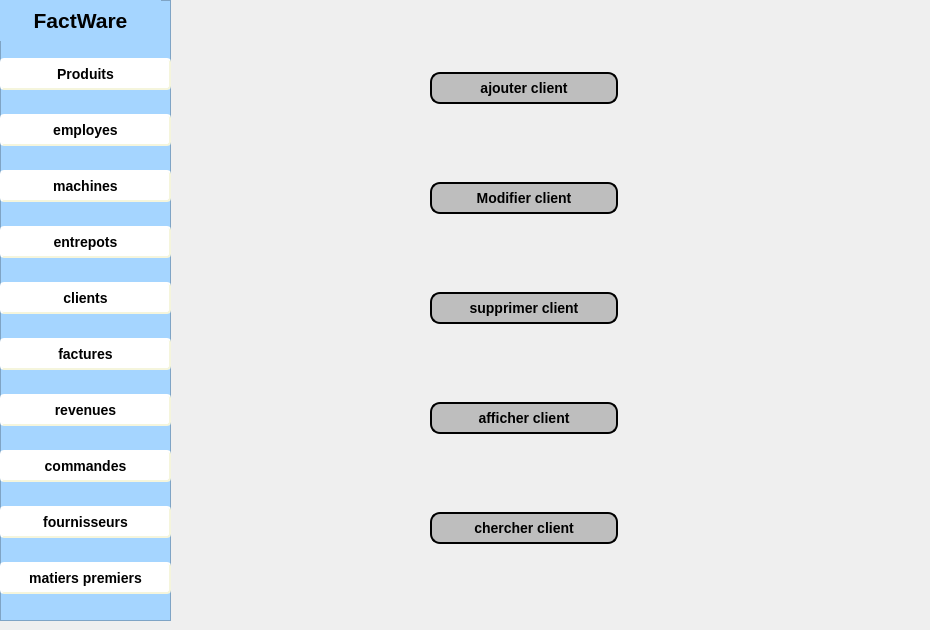
    <widget class="QWidget" name="page_20">
     <widget class="QLabel" name="label_26">
      <property name="geometry">
       <rect>
        <x>150</x>
        <y>0</y>
        <width>771</width>
        <height>621</height>
       </rect>
      </property>
      <property name="text">
       <string/>
      </property>
      <property name="pixmap">
       <pixmap>../../Desktop/images qt/client.jpg</pixmap>
      </property>
      <property name="scaledContents">
       <bool>true</bool>
      </property>
     </widget>
     <widget class="QWidget" name="layoutWidget">
      <property name="geometry">
       <rect>
        <x>430</x>
        <y>0</y>
        <width>188</width>
        <height>621</height>
       </rect>
      </property>
      <layout class="QVBoxLayout" name="verticalLayout_9">
       <item>
        <widget class="QPushButton" name="ajouter">
         <property name="cursor">
          <cursorShape>PointingHandCursor</cursorShape>
         </property>
         <property name="styleSheet">
          <string notr="true">QPushButton {
	font: 75 10pt &quot;MS Shell Dlg 2&quot;;
 background-color: rgb(190, 190, 190);
    border-style: outset;
    border-width: 2px;
    border-radius: 10px;
    border-color: black;
    font: bold 14px;
    min-width: 10em;
    padding: 6px;
}
QPushButton:pressed {
    background-color:(255, 255, 255, 10);
    border-style: inset;
  border-color: beige;
}</string>
         </property>
         <property name="text">
          <string>ajouter client</string>
         </property>
         <property name="icon">
          <iconset>
           <normaloff>../../Desktop/images qt/icon1.png</normaloff>../../Desktop/images qt/icon1.png</iconset>
         </property>
        </widget>
       </item>
       <item>
        <widget class="QPushButton" name="modifier">
         <property name="cursor">
          <cursorShape>PointingHandCursor</cursorShape>
         </property>
         <property name="styleSheet">
          <string notr="true">QPushButton {
	font: 75 10pt &quot;MS Shell Dlg 2&quot;;
    background-color: rgb(190, 190, 190);
    border-style: outset;
    border-width: 2px;
    border-radius: 10px;
    border-color: black;
    font: bold 14px;
    min-width: 10em;
    padding: 6px;
}
QPushButton:pressed {
    background-color:(255, 255, 255, 10);
    border-style: inset;
  border-color: beige;
}</string>
         </property>
         <property name="text">
          <string>Modifier client</string>
         </property>
         <property name="icon">
          <iconset>
           <normaloff>../../Desktop/images qt/icon2.png</normaloff>../../Desktop/images qt/icon2.png</iconset>
         </property>
        </widget>
       </item>
       <item>
        <widget class="QPushButton" name="supprimer">
         <property name="cursor">
          <cursorShape>PointingHandCursor</cursorShape>
         </property>
         <property name="styleSheet">
          <string notr="true">QPushButton {
	font: 75 10pt &quot;MS Shell Dlg 2&quot;;
    background-color: rgb(190, 190, 190);
    border-style: outset;
    border-width: 2px;
    border-radius: 10px;
    border-color: black;
    font: bold 14px;
    min-width: 10em;
    padding: 6px;
}
QPushButton:pressed {
    background-color:(255, 255, 255, 10);
    border-style: inset;
  border-color: beige;
}</string>
         </property>
         <property name="text">
          <string>supprimer client</string>
         </property>
         <property name="icon">
          <iconset>
           <normaloff>../../Desktop/images qt/icon3.png</normaloff>../../Desktop/images qt/icon3.png</iconset>
         </property>
        </widget>
       </item>
       <item>
        <widget class="QPushButton" name="afficher">
         <property name="cursor">
          <cursorShape>PointingHandCursor</cursorShape>
         </property>
         <property name="styleSheet">
          <string notr="true">QPushButton {
	font: 75 10pt &quot;MS Shell Dlg 2&quot;;
    background-color: rgb(190, 190, 190);
    border-style: outset;
    border-width: 2px;
    border-radius: 10px;
    border-color: black;
    font: bold 14px;
    min-width: 10em;
    padding: 6px;
}
QPushButton:pressed {
    background-color:(255, 255, 255, 10);
    border-style: inset;
  border-color: beige;
}</string>
         </property>
         <property name="text">
          <string>afficher client</string>
         </property>
         <property name="icon">
          <iconset>
           <normaloff>../../Desktop/images qt/icon4.png</normaloff>../../Desktop/images qt/icon4.png</iconset>
         </property>
        </widget>
       </item>
       <item>
        <widget class="QPushButton" name="chercher">
         <property name="cursor">
          <cursorShape>PointingHandCursor</cursorShape>
         </property>
         <property name="styleSheet">
          <string notr="true">QPushButton {
	font: 75 10pt &quot;MS Shell Dlg 2&quot;;
    background-color: rgb(190, 190, 190);
    border-style: outset;
    border-width: 2px;
    border-radius: 10px;
    border-color: black;
    font: bold 14px;
    min-width: 10em;
    padding: 6px;
}
QPushButton:pressed {
    background-color:(255, 255, 255, 10);
    border-style: inset;
  border-color: beige;
}</string>
         </property>
         <property name="text">
          <string>chercher client</string>
         </property>
         <property name="icon">
          <iconset>
           <normaloff>../../Desktop/images qt/icon5.png</normaloff>../../Desktop/images qt/icon5.png</iconset>
         </property>
        </widget>
       </item>
      </layout>
     </widget>
     <widget class="QFrame" name="frame_3">
      <property name="geometry">
       <rect>
        <x>0</x>
        <y>0</y>
        <width>171</width>
        <height>621</height>
       </rect>
      </property>
      <property name="styleSheet">
       <string notr="true">QFrame{
background-color:rgb(165, 213, 255);}</string>
      </property>
      <property name="frameShape">
       <enum>QFrame::StyledPanel</enum>
      </property>
      <property name="frameShadow">
       <enum>QFrame::Raised</enum>
      </property>
      <widget class="QLabel" name="label_9">
       <property name="geometry">
        <rect>
         <x>0</x>
         <y>0</y>
         <width>161</width>
         <height>41</height>
        </rect>
       </property>
       <property name="text">
        <string>&lt;html&gt;&lt;head/&gt;&lt;body&gt;&lt;p align=&quot;center&quot;&gt;&lt;span style=&quot; font-size:16pt; font-weight:600;&quot;&gt;FactWare&lt;/span&gt;&lt;/p&gt;&lt;/body&gt;&lt;/html&gt;</string>
       </property>
      </widget>
      <widget class="QWidget" name="layoutWidget_4">
       <property name="geometry">
        <rect>
         <x>0</x>
         <y>40</y>
         <width>171</width>
         <height>581</height>
        </rect>
       </property>
       <layout class="QVBoxLayout" name="verticalLayout_6">
        <item>
         <widget class="QPushButton" name="pushButton_51">
          <property name="styleSheet">
           <string notr="true">QPushButton {
    background-color: white;
    border-style: outset;
    border-width: 2px;
    border-radius: 4px;
    border-color: beige;
    font: bold 14px;
    min-width: 5em;
    padding: 6px;
}
QPushButton:pressed {
    background-color:gray;
    border-style: inset;
}</string>
          </property>
          <property name="text">
           <string>Produits</string>
          </property>
         </widget>
        </item>
        <item>
         <widget class="QPushButton" name="pushButton_52">
          <property name="styleSheet">
           <string notr="true">QPushButton {
    background-color: white;
    border-style: outset;
    border-width: 2px;
    border-radius: 4px;
    border-color: beige;
    font: bold 14px;
    min-width: 5em;
    padding: 6px;
}
QPushButton:pressed {
    background-color:gray;
    border-style: inset;
}</string>
          </property>
          <property name="text">
           <string>employes</string>
          </property>
         </widget>
        </item>
        <item>
         <widget class="QPushButton" name="pushButton_53">
          <property name="styleSheet">
           <string notr="true">QPushButton {
    background-color: white;
    border-style: outset;
    border-width: 2px;
    border-radius: 4px;
    border-color: beige;
    font: bold 14px;
    min-width: 5em;
    padding: 6px;
}
QPushButton:pressed {
    background-color:gray;
    border-style: inset;
}</string>
          </property>
          <property name="text">
           <string>machines</string>
          </property>
         </widget>
        </item>
        <item>
         <widget class="QPushButton" name="pushButton_54">
          <property name="styleSheet">
           <string notr="true">QPushButton {
    background-color: white;
    border-style: outset;
    border-width: 2px;
    border-radius: 4px;
    border-color: beige;
    font: bold 14px;
    min-width: 5em;
    padding: 6px;
}
QPushButton:pressed {
    background-color:gray;
    border-style: inset;
}</string>
          </property>
          <property name="text">
           <string>entrepots</string>
          </property>
         </widget>
        </item>
        <item>
         <widget class="QPushButton" name="pushButton_55">
          <property name="styleSheet">
           <string notr="true">QPushButton {
    background-color: white;
    border-style: outset;
    border-width: 2px;
    border-radius: 4px;
    border-color: beige;
    font: bold 14px;
    min-width: 5em;
    padding: 6px;
}
QPushButton:pressed {
    background-color:gray;
    border-style: inset;
}</string>
          </property>
          <property name="text">
           <string>clients</string>
          </property>
          <property name="icon">
           <iconset>
            <normaloff>../../Desktop/images qt/fleche_droite.png</normaloff>../../Desktop/images qt/fleche_droite.png</iconset>
          </property>
         </widget>
        </item>
        <item>
         <widget class="QPushButton" name="pushButton_56">
          <property name="styleSheet">
           <string notr="true">QPushButton {
    background-color: white;
    border-style: outset;
    border-width: 2px;
    border-radius: 4px;
    border-color: beige;
    font: bold 14px;
    min-width: 5em;
    padding: 6px;
}
QPushButton:pressed {
    background-color:gray;
    border-style: inset;
}</string>
          </property>
          <property name="text">
           <string>factures</string>
          </property>
         </widget>
        </item>
        <item>
         <widget class="QPushButton" name="pushButton_57">
          <property name="styleSheet">
           <string notr="true">QPushButton {
    background-color: white;
    border-style: outset;
    border-width: 2px;
    border-radius: 4px;
    border-color: beige;
    font: bold 14px;
    min-width: 5em;
    padding: 6px;
}
QPushButton:pressed {
    background-color:gray;
    border-style: inset;
}</string>
          </property>
          <property name="text">
           <string>revenues</string>
          </property>
         </widget>
        </item>
        <item>
         <widget class="QPushButton" name="pushButton_58">
          <property name="styleSheet">
           <string notr="true">QPushButton {
    background-color: white;
    border-style: outset;
    border-width: 2px;
    border-radius: 4px;
    border-color: beige;
    font: bold 14px;
    min-width: 5em;
    padding: 6px;
}
QPushButton:pressed {
    background-color:gray;
    border-style: inset;
}</string>
          </property>
          <property name="text">
           <string>commandes</string>
          </property>
         </widget>
        </item>
        <item>
         <widget class="QPushButton" name="pushButton_59">
          <property name="styleSheet">
           <string notr="true">QPushButton {
    background-color: white;
    border-style: outset;
    border-width: 2px;
    border-radius: 4px;
    border-color: beige;
    font: bold 14px;
    min-width: 5em;
    padding: 6px;
}
QPushButton:pressed {
    background-color:gray;
    border-style: inset;
}</string>
          </property>
          <property name="text">
           <string>fournisseurs</string>
          </property>
         </widget>
        </item>
        <item>
         <widget class="QPushButton" name="pushButton_60">
          <property name="styleSheet">
           <string notr="true">QPushButton {
    background-color: white;
    border-style: outset;
    border-width: 2px;
    border-radius: 4px;
    border-color: beige;
    font: bold 14px;
    min-width: 5em;
    padding: 6px;
}
QPushButton:pressed {
    background-color:gray;
    border-style: inset;
}</string>
          </property>
          <property name="text">
           <string>matiers premiers</string>
          </property>
         </widget>
        </item>
       </layout>
      </widget>
     </widget>
    </widget>
